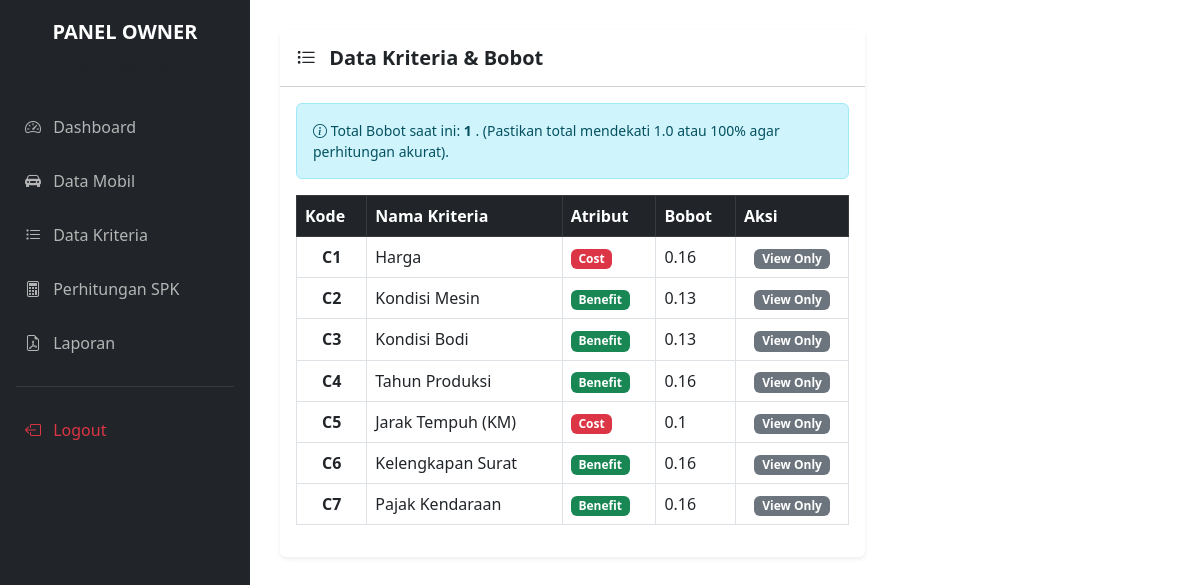
The app's page /admin/data_kriteria.php (signed in) with its own data.
### tables this page shows
CREATE TABLE `tb_kriteria` (
  `id_kriteria` int(11) NOT NULL,
  `kode_kriteria` varchar(5) NOT NULL,
  `nama_kriteria` varchar(100) NOT NULL,
  `atribut` enum('benefit','cost') NOT NULL,
  `bobot` float NOT NULL
);

### config/functions.php (called while the page is built, shortened)
<?php
require 'koneksi.php';
function query($query) {
    global $conn;
    $result = mysqli_query($conn, $query);
    $rows = [];
    while ($row = mysqli_fetch_assoc($result)) {
        $rows[] = $row;
    }
    return $rows;
}
?>

### admin/data_kriteria.php (the view, shortened to what this page needs)
<?php
include 'header.php';
$mode_edit = false;
$kriteria_edit = null;
$kriteria = query("SELECT * FROM tb_kriteria ORDER BY id_kriteria ASC");
?>
<div class="row">
    <div class="col-md-8">
        <div class="card shadow-sm border-0 mb-4">
            <div class="card-header bg-white py-3">
                <h5 class="mb-0 fw-bold"><i class="bi bi-list-task me-2"></i> Data Kriteria & Bobot</h5>
            </div>
            <div class="card-body">
                <div class="alert alert-info small mb-3">
                    <i class="bi bi-info-circle"></i>
                    Total Bobot saat ini:
                    <strong>
                    <?php
                        $total_bobot = 0;
                        foreach($kriteria as $k) $total_bobot += $k['bobot'];
                        echo $total_bobot;
                    ?>
                    </strong>.
                    (Pastikan total mendekati 1.0 atau 100% agar perhitungan akurat).
                </div>
                <table class="table table-bordered table-hover align-middle">
                    <thead class="table-dark">
                        <tr>
                            <th>Kode</th>
                            <th>Nama Kriteria</th>
                            <th>Atribut</th>
                            <th>Bobot</th>
                            <th>Aksi</th>
                        </tr>
                    </thead>
                    <tbody>
                        <?php foreach ($kriteria as $k) : ?>
                        <tr class="<?= ($mode_edit && $kriteria_edit['id_kriteria'] == $k['id_kriteria']) ? 'table-primary' : ''; ?>">
                            <td class="text-center fw-bold"><?= $k['kode_kriteria']; ?></td>
                            <td><?= $k['nama_kriteria']; ?></td>
                            <td>
                                <?php if($k['atribut'] == 'benefit'): ?>
                                    <span class="badge bg-success">Benefit</span>
                                <?php else: ?>
                                    <span class="badge bg-danger">Cost</span>
                                <?php endif; ?>
                            </td>
                            <td><?= $k['bobot']; ?></td>
                            <td class="text-center">
                                <?php if ($_SESSION['role'] === 'admin') : ?>
                                <a href="data_kriteria.php?aksi=edit&id=<?= $k['id_kriteria']; ?>" class="btn btn-sm btn-warning text-white">
                                    <i class="bi bi-pencil-square"></i> Edit
                                </a>
                                <?php else : ?>
                                    <span class="badge bg-secondary">View Only</span>
                                <?php endif; ?>
                            </td>
                        </tr>
                        <?php endforeach; ?>
                    </tbody>
                </table>
            </div>
        </div>
    </div>
</div>
<?php include 'footer.php'; ?>

### records on screen
tb_kriteria: kode_kriteria "C1", nama_kriteria "Harga", atribut "Cost", bobot "0.16"
tb_kriteria: kode_kriteria "C2", nama_kriteria "Kondisi Mesin", atribut "Benefit", bobot "0.13"
tb_kriteria: kode_kriteria "C3", nama_kriteria "Kondisi Bodi", atribut "Benefit", bobot "0.13"
tb_kriteria: kode_kriteria "C4", nama_kriteria "Tahun Produksi", atribut "Benefit", bobot "0.16"
tb_kriteria: kode_kriteria "C5", nama_kriteria "Jarak Tempuh (KM)", atribut "Cost", bobot "0.1"
tb_kriteria: kode_kriteria "C6", nama_kriteria "Kelengkapan Surat", atribut "Benefit", bobot "0.16"
tb_kriteria: kode_kriteria "C7", nama_kriteria "Pajak Kendaraan", atribut "Benefit", bobot "0.16"

### other values on screen
$_SESSION['role'] "OWNER"
$total_bobot "1"
